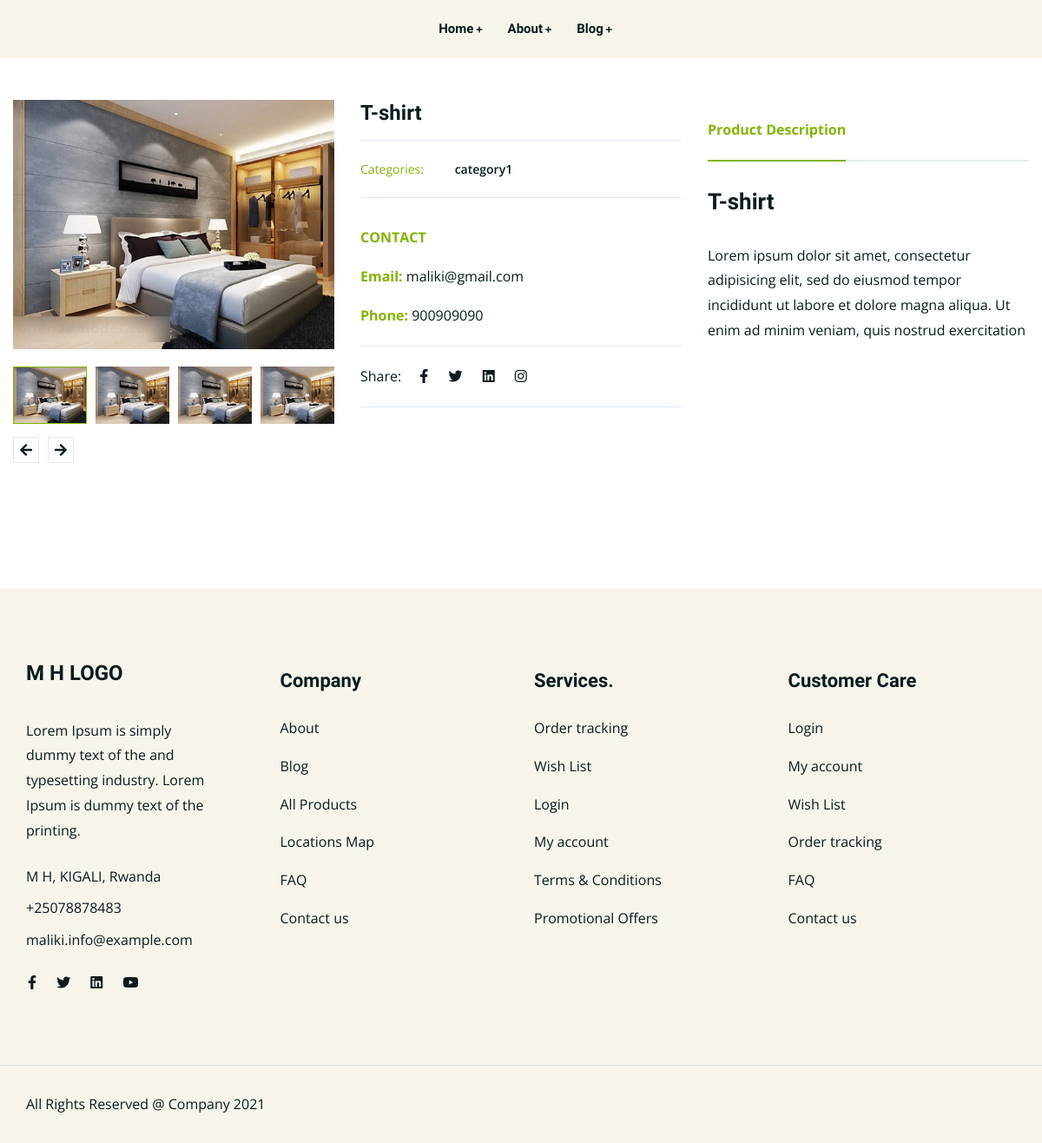
Page /product-details/2 on the committed database.
### products/models.py (models this page shows, shortened)
class ProductImage(models.Model):
    product = models.ForeignKey(Product, on_delete=models.CASCADE, related_name='product_image')
    image = models.ImageField(upload_to='ProductImage')
    is_featured = models.BooleanField(default=False)
    class Meta:
        verbose_name = 'Product Image'
        verbose_name_plural = 'Product Images'

class Product(models.Model):
    PRODUCT_CATEGORY = (
        ('category1', 'category1'), ('category2', 'category2'),
        ('category3', 'category3'), ('category4', 'category4'),
        ('category5', 'category5'),
    )
    product_name = models.CharField(max_length=100)
    product_description = models.TextField(max_length=255, blank=True, null=True)
    category = models.CharField(max_length=50, choices=PRODUCT_CATEGORY, default='category1')

### products/views.py (the view)
# urls.py: path('product-details/<int:id>', productDetails, name='product_details'),
def productDetails(request, id):
    details = Product.objects.get(id=id)
    context = {
        'details': details
    }
    return render(request, 'products/productDetails.html', context)

### products/templates/products/productDetails.html (shortened to what this page needs)
{% extends 'base.html' %}
{% load static %}
{% block content %}
    <div class="header-bottom-area ltn__border-top ltn__header-sticky ltn__sticky-bg-black ltn__primary-bg--- section-bg-1 menu-color-white--- d-none d-lg-block">
        <div class="container">
            <div class="row">
                <div class="col header-menu-column justify-content-center">
                    <div class="header-menu header-menu-2">
                        <nav>
                            <div class="ltn__main-menu">
                                <ul>
                                    <li class="menu-icon"><a href="/">Home</a></li>
                                    <li class="menu-icon"><a href="#">About</a>
                                    </li>
                                    <li class="menu-icon"><a href="#">Blog</a>
                                    </li>
                                </ul>
                            </div>
                        </nav>
                    </div>
                </div>
            </div>
        </div>
    </div>
    <div class="ltn__shop-details-area pb-85 mt-5">
        <div class="container mt-5">
            <div class="row mt-5">
                <div class="col-lg-8 col-md-12">
                    <div class="ltn__shop-details-inner mb-60">
                        <div class="row">
                            <div class="col-md-6">
                                <div class="ltn__shop-details-img-gallery">
                                    <div class="ltn__shop-details-large-img">
                                        <div class="single-large-img">
                                             {% for detail in details.product_image.all %}
                                               {% if detail.is_featured %}
                                                  <a href="">
                                                    <img src="{{detail.image.url}}" alt="Image">
                                                  </a>
                                               {% endif %}
                                             {% endfor %}
                                        </div>
                                    </div>
                                    <div class="ltn__shop-details-small-img slick-arrow-2">
                                        {% for detail in details.product_image.all %}
                                            <div class="single-small-img">
                                                <img src="{{detail.image.url}}" alt="Image">
                                            </div>
                                        {% endfor %}
                                    </div>
                                </div>
                            </div>
                            <div class="col-md-6">
                                <div class="modal-product-info shop-details-info pl-0">
                                    <h3>{{ details.product_name}}</h3>
                                    <div class="modal-product-meta ltn__product-details-menu-1">
                                        <ul>
                                            <li>
                                                <strong class="ltn__secondary-color">Categories:</strong>
                                                <span>
                                                    <a href="#">{{ details.category }}</a>
                                                </span>
                                            </li>
                                        </ul>
                                    </div>
                                    <div class="ltn__product-details-menu-2">
                                        <ul>
                                            <li class="ltn__secondary-color"><b>CONTACT</b></li>
                                        </ul>
                                        <ul>
                                            <li><b class="ltn__secondary-color">Email:</b> maliki@gmail.com</li><br>
                                            <li><b class="ltn__secondary-color">Phone:</b> 900909090</li>
                                        </ul>
                                    </div>
                                    <hr>
                                    <div class="ltn__social-media">
                                        <ul>
                                            <li>Share:</li>
                                            <li><a href="#" title="Facebook"><i class="fab fa-facebook-f"></i></a></li>
                                            <li><a href="#" title="Twitter"><i class="fab fa-twitter"></i></a></li>
                                            <li><a href="#" title="Linkedin"><i class="fab fa-linkedin"></i></a></li>
                                            <li><a href="#" title="Instagram"><i class="fab fa-instagram"></i></a></li>
                                        </ul>
                                    </div>
                                    <hr>
                                </div>
                            </div>
                        </div>
                    </div>
                </div>
                <div class="col-lg-4">
                    <div class="ltn__shop-details-tab-inner ltn__shop-details-tab-inner-2">
                        <div class="ltn__shop-details-tab-menu">
                            <div class="nav">
                                <a class="active">Product Description</a>
                            </div>
                        </div>
                        <div class="tab-content">
                            <div class="tab-pane fade active show" id="liton_tab_details_1_1">
                                <div class="ltn__shop-details-tab-content-inner">
                                    <h4 class="title-2">{{ details.product_name }}</h4>
                                    <p>{{ details.product_description }}</p>
                                </div>
                            </div>
                        </div>
                    </div>
                </div>
            </div>
        </div>
    </div>
{% endblock %}

### products/static/css/responsive.css (style rules this page uses)
@media (min-width: 1200px) { .container { max-width: 1200px; } }

### rows in the picture
ProductImage: image (picture)
ProductImage: image (picture)
ProductImage: image (picture)
ProductImage: image (picture)
Product: product_name "T-shirt", category "category1", product_description "Lorem ipsum dolor sit amet, consectetur adipisicing elit, sed do eiusmod tempor incididunt ut labore et dolore magna aliqua. Ut enim ad minim veniam, quis nostrud exercitation"
